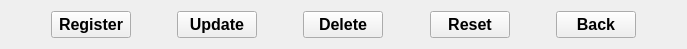
  <widget class="QWidget" name="layoutWidget">
   <property name="geometry">
    <rect>
     <x>80</x>
     <y>650</y>
     <width>687</width>
     <height>27</height>
    </rect>
   </property>
   <layout class="QHBoxLayout" name="horizontalLayout_23">
    <item>
     <spacer name="horizontalSpacer_7">
      <property name="orientation">
       <enum>Qt::Horizontal</enum>
      </property>
      <property name="sizeHint" stdset="0">
       <size>
        <width>40</width>
        <height>20</height>
       </size>
      </property>
     </spacer>
    </item>
    <item>
     <widget class="QPushButton" name="pushButton_reg">
      <property name="font">
       <font>
        <family>System</family>
        <pointsize>12</pointsize>
        <weight>75</weight>
        <bold>true</bold>
       </font>
      </property>
      <property name="text">
       <string>Register</string>
      </property>
     </widget>
    </item>
    <item>
     <spacer name="horizontalSpacer_5">
      <property name="orientation">
       <enum>Qt::Horizontal</enum>
      </property>
      <property name="sizeHint" stdset="0">
       <size>
        <width>40</width>
        <height>20</height>
       </size>
      </property>
     </spacer>
    </item>
    <item>
     <widget class="QPushButton" name="pushButton_update">
      <property name="font">
       <font>
        <family>System</family>
        <pointsize>12</pointsize>
        <weight>75</weight>
        <bold>true</bold>
       </font>
      </property>
      <property name="text">
       <string>Update</string>
      </property>
     </widget>
    </item>
    <item>
     <spacer name="horizontalSpacer_6">
      <property name="orientation">
       <enum>Qt::Horizontal</enum>
      </property>
      <property name="sizeHint" stdset="0">
       <size>
        <width>40</width>
        <height>20</height>
       </size>
      </property>
     </spacer>
    </item>
    <item>
     <widget class="QPushButton" name="pushButton_delete">
      <property name="font">
       <font>
        <family>System</family>
        <pointsize>12</pointsize>
        <weight>75</weight>
        <bold>true</bold>
       </font>
      </property>
      <property name="text">
       <string>Delete</string>
      </property>
     </widget>
    </item>
    <item>
     <spacer name="horizontalSpacer_8">
      <property name="orientation">
       <enum>Qt::Horizontal</enum>
      </property>
      <property name="sizeHint" stdset="0">
       <size>
        <width>40</width>
        <height>20</height>
       </size>
      </property>
     </spacer>
    </item>
    <item>
     <widget class="QPushButton" name="pushButton_login">
      <property name="font">
       <font>
        <family>System</family>
        <pointsize>12</pointsize>
        <weight>75</weight>
        <bold>true</bold>
       </font>
      </property>
      <property name="text">
       <string>Reset</string>
      </property>
     </widget>
    </item>
    <item>
     <spacer name="horizontalSpacer_9">
      <property name="orientation">
       <enum>Qt::Horizontal</enum>
      </property>
      <property name="sizeHint" stdset="0">
       <size>
        <width>40</width>
        <height>20</height>
       </size>
      </property>
     </spacer>
    </item>
    <item>
     <widget class="QPushButton" name="pushButton_back">
      <property name="font">
       <font>
        <family>System</family>
        <pointsize>12</pointsize>
        <weight>75</weight>
        <bold>true</bold>
       </font>
      </property>
      <property name="text">
       <string>Back</string>
      </property>
     </widget>
    </item>
    <item>
     <spacer name="horizontalSpacer_10">
      <property name="orientation">
       <enum>Qt::Horizontal</enum>
      </property>
      <property name="sizeHint" stdset="0">
       <size>
        <width>40</width>
        <height>20</height>
       </size>
      </property>
     </spacer>
    </item>
   </layout>
  </widget>
